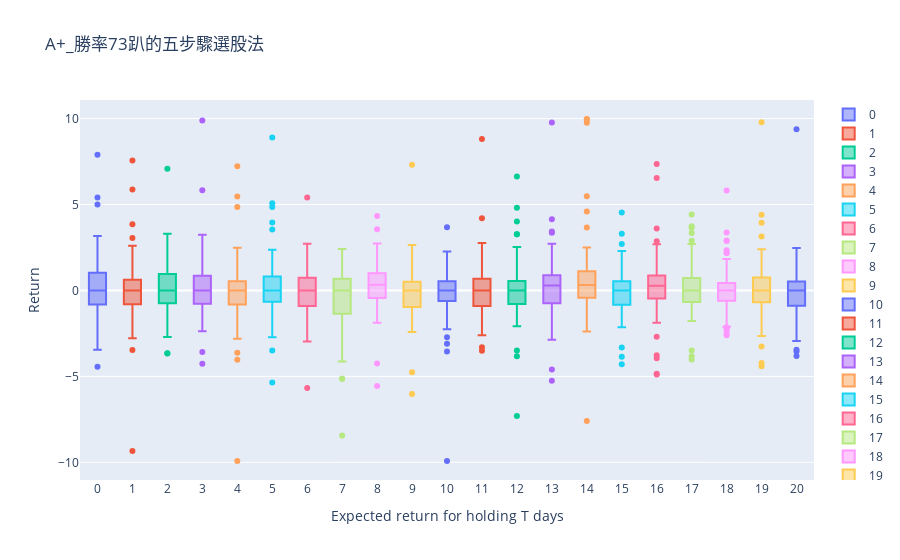

Notebook code for this chart:
### Code cell
strategy_report_path = strategy_report_paths[0]
tradingRecords = preprocess_tradingRecords(strategy_report_path)
total_profit_distribution, profit_distribution = get_profit_distribution(tradingRecords) 
plot_profit_distribution(total_profit_distribution, strategy_report_path)
